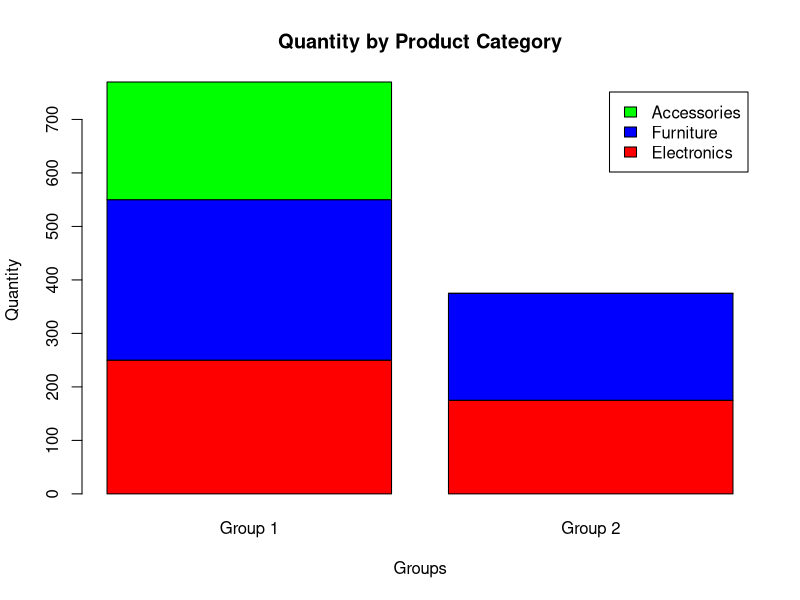

R code for this plot:
# Quantity by category
inventory <- matrix(c(250,175,
                      300,200,
                      220,0),
                    nrow = 3,
                    byrow = TRUE)

rownames(inventory) <- c("Electronics","Furniture","Accessories")
colnames(inventory) <- c("Group 1","Group 2")

# Stacked Bar Chart
barplot(inventory,
        col = c("red","blue","green"),
        main = "Quantity by Product Category",
        xlab = "Groups",
        ylab = "Quantity",
        legend.text = rownames(inventory))
